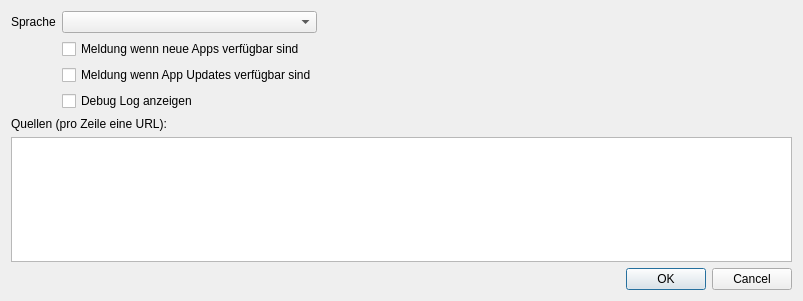
<?xml version="1.0" encoding="UTF-8"?>
<ui version="4.0">
 <class>Preferences</class>
 <widget class="QDialog" name="Preferences">
  <property name="geometry">
   <rect>
    <x>0</x>
    <y>0</y>
    <width>803</width>
    <height>301</height>
   </rect>
  </property>
  <property name="minimumSize">
   <size>
    <width>421</width>
    <height>261</height>
   </size>
  </property>
  <property name="windowTitle">
   <string>Einstellungen</string>
  </property>
  <layout class="QVBoxLayout" name="verticalLayout">
   <item>
    <layout class="QGridLayout" name="gridLayout_2">
     <item row="1" column="1">
      <widget class="QCheckBox" name="checkBox_show_newApps">
       <property name="text">
        <string>Meldung wenn neue Apps verfügbar sind </string>
       </property>
      </widget>
     </item>
     <item row="0" column="0">
      <widget class="QLabel" name="label_2">
       <property name="text">
        <string>Sprache</string>
       </property>
      </widget>
     </item>
     <item row="0" column="2">
      <spacer name="horizontalSpacer">
       <property name="orientation">
        <enum>Qt::Horizontal</enum>
       </property>
       <property name="sizeHint" stdset="0">
        <size>
         <width>40</width>
         <height>20</height>
        </size>
       </property>
      </spacer>
     </item>
     <item row="0" column="1">
      <widget class="QComboBox" name="setLanguage"/>
     </item>
     <item row="3" column="1">
      <widget class="QCheckBox" name="checkBox_debugLog">
       <property name="text">
        <string>Debug Log anzeigen</string>
       </property>
      </widget>
     </item>
     <item row="2" column="1">
      <widget class="QCheckBox" name="checkBox_show_appUpdates">
       <property name="text">
        <string>Meldung wenn App Updates verfügbar sind</string>
       </property>
      </widget>
     </item>
    </layout>
   </item>
   <item>
    <layout class="QGridLayout" name="gridLayout">
     <item row="0" column="0">
      <widget class="QLabel" name="label">
       <property name="sizePolicy">
        <sizepolicy hsizetype="Expanding" vsizetype="Preferred">
         <horstretch>0</horstretch>
         <verstretch>0</verstretch>
        </sizepolicy>
       </property>
       <property name="text">
        <string>Quellen (pro Zeile eine URL):</string>
       </property>
      </widget>
     </item>
     <item row="1" column="0">
      <widget class="QPlainTextEdit" name="sources">
       <property name="acceptDrops">
        <bool>true</bool>
       </property>
       <property name="inputMethodHints">
        <set>Qt::ImhMultiLine|Qt::ImhUrlCharactersOnly</set>
       </property>
       <property name="horizontalScrollBarPolicy">
        <enum>Qt::ScrollBarAsNeeded</enum>
       </property>
      </widget>
     </item>
    </layout>
   </item>
   <item>
    <widget class="QDialogButtonBox" name="buttonBox">
     <property name="orientation">
      <enum>Qt::Horizontal</enum>
     </property>
     <property name="standardButtons">
      <set>QDialogButtonBox::Cancel|QDialogButtonBox::Ok</set>
     </property>
    </widget>
   </item>
  </layout>
 </widget>
 <resources/>
 <connections>
  <connection>
   <sender>buttonBox</sender>
   <signal>accepted()</signal>
   <receiver>Preferences</receiver>
   <slot>accept()</slot>
   <hints>
    <hint type="sourcelabel">
     <x>248</x>
     <y>254</y>
    </hint>
    <hint type="destinationlabel">
     <x>157</x>
     <y>274</y>
    </hint>
   </hints>
  </connection>
  <connection>
   <sender>buttonBox</sender>
   <signal>rejected()</signal>
   <receiver>Preferences</receiver>
   <slot>reject()</slot>
   <hints>
    <hint type="sourcelabel">
     <x>316</x>
     <y>260</y>
    </hint>
    <hint type="destinationlabel">
     <x>286</x>
     <y>274</y>
    </hint>
   </hints>
  </connection>
 </connections>
</ui>
